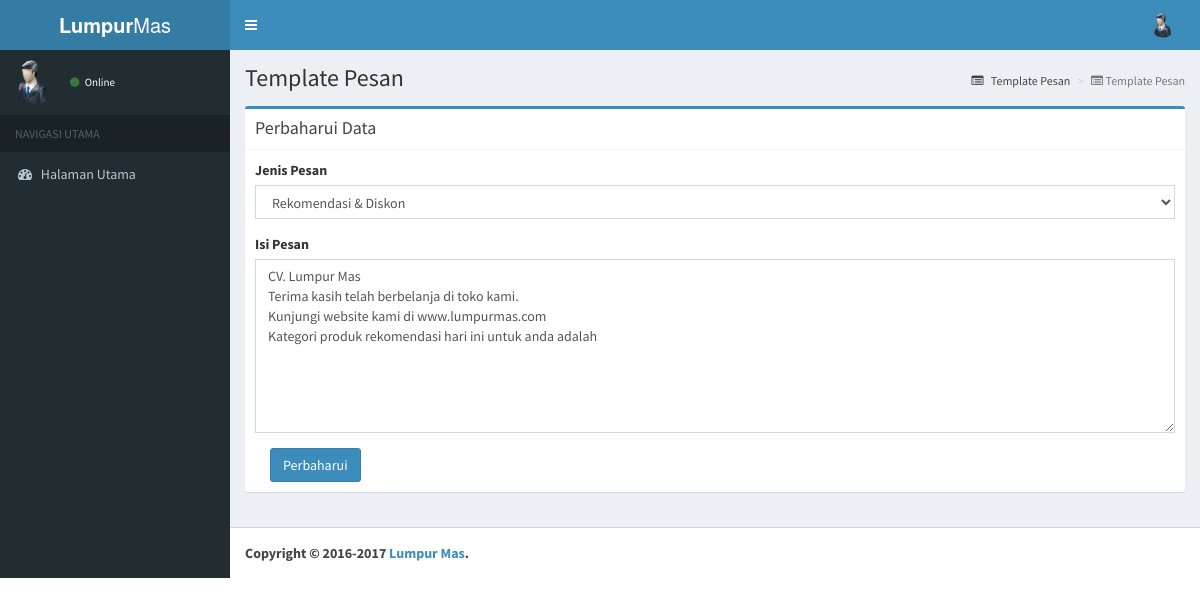
Screenshot of /asset/template_pesan/edit.php?id=1 with the database file from the repository.
### tables this page shows
CREATE TABLE IF NOT EXISTS `pesan` (
  `id` int(11) NOT NULL AUTO_INCREMENT,
  `jenis` char(2) DEFAULT 'R',
  `isi` text,
  `status_hapus` char(1) DEFAULT '1',
  PRIMARY KEY (`id`)
);

### asset/template_pesan/edit.php (the view, shortened to what this page needs)
<?php
	include '../../koneksi/koneksi.php';
	$id = $_GET['id'];
	$sql = "SELECT id, jenis, isi FROM pesan WHERE id='$id'";
	$stmt = $db->prepare($sql);
	$stmt->execute();
	$stmt->bind_result($id, $jenis, $isi);
	?>
	<section class="content-header">
	  	<h1>
	    	Template Pesan
	  	</h1>
	  	<ol class="breadcrumb">
	    	<li><a href="../template_pesan/"><i class="fa fa-list-alt"></i> Template Pesan</a></li>
	    	<li class="active"><i class="fa fa-list-alt"></i> Template Pesan</li>
	  	</ol>
	</section>
    <section class="content">
      	<div class="row">
        	<div class="col-xs-12">
        		<div class="box box-primary">
            		<div class="box-header with-border">
              			<h3 class="box-title">Perbaharui Data</h3>
            		</div>
		            <div class="box-body">
						<form method="post" action="../template_pesan/">
		            		<div class="form-group">
	              				<label>Jenis Pesan</label>
								<select name="jenis" class="form-control select2" required="">
									<option value="RD" <?php if($jenis=="RD") echo "selected=selected";?>>Rekomendasi & Diskon</option>
								</select>
	              			</div>
	              			<div class="form-group">
	              				<label>Isi Pesan</label>
								<textarea name="isi" class="form-control" placeholder="Tulis Pesan..." required="" rows="8"><?php echo $isi; ?></textarea>
	              			</div>
		            		<div class="col-md-12"><button class="btn btn-primary" name="perbaharui">Perbaharui</button></div>
					    </form>
					</div>
				</div>
			</div>
		</div>
	</section>

### rows the page displays
pesan: jenis "Rekomendasi & Diskon", isi "CV. Lumpur Mas Terima kasih telah berbelanja di toko kami. Kunjungi website kami di www.lumpurmas.com Kategori produk rekomendasi hari ini untuk anda adalah"
